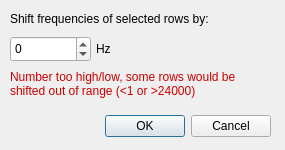
<?xml version="1.0" encoding="UTF-8"?>
<ui version="4.0">
 <class>shiftfreq</class>
 <widget class="QDialog" name="shiftfreq">
  <property name="geometry">
   <rect>
    <x>0</x>
    <y>0</y>
    <width>285</width>
    <height>150</height>
   </rect>
  </property>
  <property name="minimumSize">
   <size>
    <width>255</width>
    <height>150</height>
   </size>
  </property>
  <property name="maximumSize">
   <size>
    <width>2550</width>
    <height>150</height>
   </size>
  </property>
  <property name="windowTitle">
   <string>Dialog</string>
  </property>
  <widget class="QDialogButtonBox" name="buttonBox">
   <property name="geometry">
    <rect>
     <x>60</x>
     <y>110</y>
     <width>211</width>
     <height>32</height>
    </rect>
   </property>
   <property name="orientation">
    <enum>Qt::Horizontal</enum>
   </property>
   <property name="standardButtons">
    <set>QDialogButtonBox::Cancel|QDialogButtonBox::Ok</set>
   </property>
  </widget>
  <widget class="QLabel" name="label">
   <property name="geometry">
    <rect>
     <x>10</x>
     <y>10</y>
     <width>361</width>
     <height>17</height>
    </rect>
   </property>
   <property name="text">
    <string>Shift frequencies of selected rows by:</string>
   </property>
  </widget>
  <widget class="QSpinBox" name="shift">
   <property name="geometry">
    <rect>
     <x>10</x>
     <y>36</y>
     <width>81</width>
     <height>26</height>
    </rect>
   </property>
   <property name="minimum">
    <number>-24000</number>
   </property>
   <property name="maximum">
    <number>24000</number>
   </property>
  </widget>
  <widget class="QLabel" name="label_2">
   <property name="geometry">
    <rect>
     <x>96</x>
     <y>40</y>
     <width>54</width>
     <height>17</height>
    </rect>
   </property>
   <property name="text">
    <string>Hz</string>
   </property>
  </widget>
  <widget class="QLabel" name="warning">
   <property name="geometry">
    <rect>
     <x>10</x>
     <y>70</y>
     <width>261</width>
     <height>41</height>
    </rect>
   </property>
   <property name="styleSheet">
    <string notr="true">color: rgb(204, 0, 0)</string>
   </property>
   <property name="text">
    <string>Number too high/low, some rows would be shifted out of range (&lt;1 or &gt;24000)</string>
   </property>
   <property name="alignment">
    <set>Qt::AlignLeading|Qt::AlignLeft|Qt::AlignTop</set>
   </property>
   <property name="wordWrap">
    <bool>true</bool>
   </property>
  </widget>
 </widget>
 <resources/>
 <connections>
  <connection>
   <sender>buttonBox</sender>
   <signal>accepted()</signal>
   <receiver>shiftfreq</receiver>
   <slot>confirm()</slot>
   <hints>
    <hint type="sourcelabel">
     <x>248</x>
     <y>254</y>
    </hint>
    <hint type="destinationlabel">
     <x>157</x>
     <y>274</y>
    </hint>
   </hints>
  </connection>
  <connection>
   <sender>buttonBox</sender>
   <signal>rejected()</signal>
   <receiver>shiftfreq</receiver>
   <slot>reject()</slot>
   <hints>
    <hint type="sourcelabel">
     <x>316</x>
     <y>260</y>
    </hint>
    <hint type="destinationlabel">
     <x>286</x>
     <y>274</y>
    </hint>
   </hints>
  </connection>
  <connection>
   <sender>shift</sender>
   <signal>valueChanged(int)</signal>
   <receiver>shiftfreq</receiver>
   <slot>validate()</slot>
   <hints>
    <hint type="sourcelabel">
     <x>50</x>
     <y>48</y>
    </hint>
    <hint type="destinationlabel">
     <x>127</x>
     <y>74</y>
    </hint>
   </hints>
  </connection>
 </connections>
 <slots>
  <slot>validate()</slot>
  <slot>confirm()</slot>
 </slots>
</ui>
